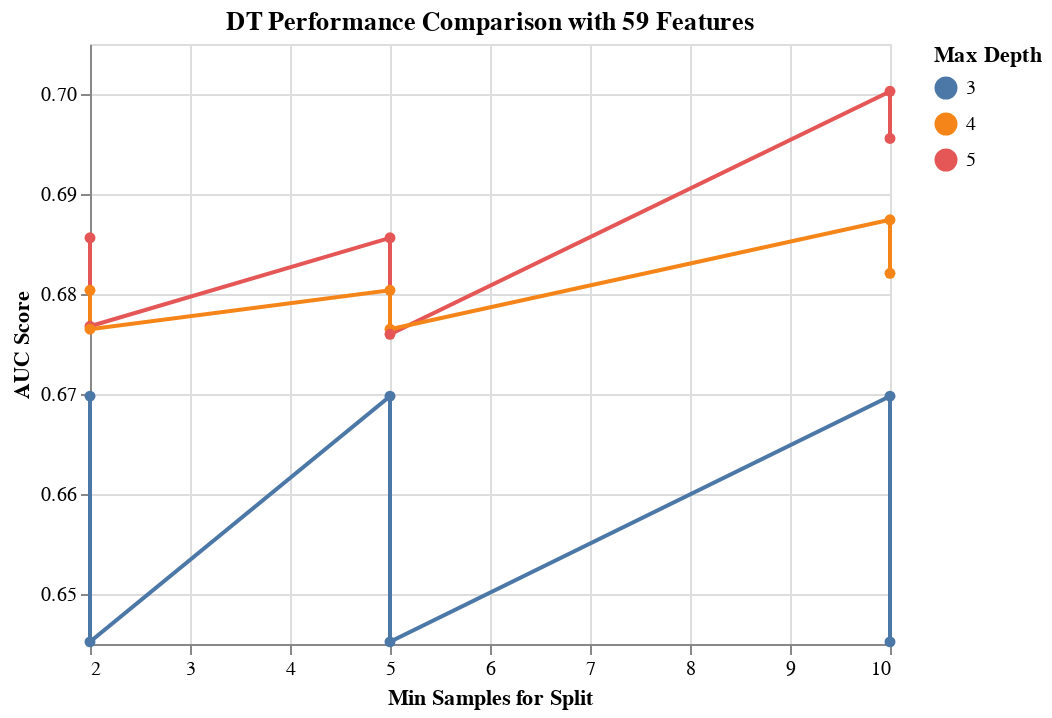

Here is the notebook cell this chart was saved with:
### Code cell
results_DT_59_features = results_DT[results_DT['rfi_fs__n_features_'] == 59.0]

alt.Chart(results_DT_59_features, 
          title='DT Performance Comparison with 59 Features'
         ).mark_line(point=True).encode(
    alt.X('dt__min_samples_split', title='Min Samples for Split'),
    alt.Y('mean_score', title='AUC Score', scale=alt.Scale(zero=False)),
    alt.Color('dt__max_depth:N', title='Max Depth')
)

### Figure 1 — Vega-Lite specification as saved in the notebook (floating-point values rounded to 4 significant figures)
{"config": {"view": {"continuousWidth": 400, "continuousHeight": 300}}, "data": {"name": "data-8a5029a1ccdc821cbee2a737c27861d1"}, "mark": {"type": "line", "point": true}, "encoding": {"color": {"type": "nominal", "field": "dt__max_depth", "title": "Max Depth"}, "x": {"type": "quantitative", "field": "dt__min_samples_split", "title": "Min Samples for Split"}, "y": {"type": "quantitative", "field": "mean_score", "scale": {"zero": false}, "title": "AUC Score"}}, "title": "DT Performance Comparison with 59 Features", "$schema": "https://vega.github.io/schema/vega-lite/v4.8.1.json", "datasets": {"data-8a5029a1ccdc821cbee2a737c27861d1": [{"mean_score": 0.7003, "std_score": 0.04346, "max_score": 0.7606, "min_score": 0.6289, "dt__criterion": "entropy", "dt__max_depth": 5, "dt__min_samples_split": 10, "rfi_fs__n_features_": 59}, {"mean_score": 0.6956, "std_score": 0.05125, "max_score": 0.7853, "min_score": 0.6365, "dt__criterion": "gini", "dt__max_depth": 5, "dt__min_samples_split": 10, "rfi_fs__n_features_": 59}, {"mean_score": 0.6874, "std_score": 0.03617, "max_score": 0.7515, "min_score": 0.6465, "dt__criterion": "entropy", "dt__max_depth": 4, "dt__min_samples_split": 10, "rfi_fs__n_features_": 59}, {"mean_score": 0.6856, "std_score": 0.04504, "max_score": 0.7523, "min_score": 0.6194, "dt__criterion": "entropy", "dt__max_depth": 5, "dt__min_samples_split": 2, "rfi_fs__n_features_": 59}, {"mean_score": 0.6856, "std_score": 0.04504, "max_score": 0.7523, "min_score": 0.6194, "dt__criterion": "entropy", "dt__max_depth": 5, "dt__min_samples_split": 5, "rfi_fs__n_features_": 59}, {"mean_score": 0.6821, "std_score": 0.03106, "max_score": 0.7379, "min_score": 0.6561, "dt__criterion": "gini", "dt__max_depth": 4, "dt__min_samples_split": 10, "rfi_fs__n_features_": 59}, {"mean_score": 0.6804, "std_score": 0.04031, "max_score": 0.7515, "min_score": 0.6438, "dt__criterion": "entropy", "dt__max_depth": 4, "dt__min_samples_split": 5, "rfi_fs__n_features_": 59}, {"mean_score": 0.6804, "std_score": 0.04031, "max_score": 0.7515, "min_score": 0.6438, "dt__criterion": "entropy", "dt__max_depth": 4, "dt__min_samples_split": 2, "rfi_fs__n_features_": 59}, {"mean_score": 0.6768, "std_score": 0.0482, "max_score": 0.758, "min_score": 0.6241, "dt__criterion": "gini", "dt__max_depth": 5, "dt__min_samples_split": 2, "rfi_fs__n_features_": 59}, {"mean_score": 0.6765, "std_score": 0.03275, "max_score": 0.7379, "min_score": 0.6494, "dt__criterion": "gini", "dt__max_depth": 4, "dt__min_samples_split": 5, "rfi_fs__n_features_": 59}, {"mean_score": 0.6765, "std_score": 0.03275, "max_score": 0.7379, "min_score": 0.6494, "dt__criterion": "gini", "dt__max_depth": 4, "dt__min_samples_split": 2, "rfi_fs__n_features_": 59}, {"mean_score": 0.676, "std_score": 0.04878, "max_score": 0.758, "min_score": 0.6241, "dt__criterion": "gini", "dt__max_depth": 5, "dt__min_samples_split": 5, "rfi_fs__n_features_": 59}, {"mean_score": 0.6698, "std_score": 0.03485, "max_score": 0.7111, "min_score": 0.6118, "dt__criterion": "gini", "dt__max_depth": 3, "dt__min_samples_split": 5, "rfi_fs__n_features_": 59}, {"mean_score": 0.6698, "std_score": 0.03485, "max_score": 0.7111, "min_score": 0.6118, "dt__criterion": "gini", "dt__max_depth": 3, "dt__min_samples_split": 10, "rfi_fs__n_features_": 59}, {"mean_score": 0.6698, "std_score": 0.03485, "max_score": 0.7111, "min_score": 0.6118, "dt__criterion": "gini", "dt__max_depth": 3, "dt__min_samples_split": 2, "rfi_fs__n_features_": 59}, {"mean_score": 0.6452, "std_score": 0.02988, "max_score": 0.6802, "min_score": 0.6067, "dt__criterion": "entropy", "dt__max_depth": 3, "dt__min_samples_split": 10, "rfi_fs__n_features_": 59}, {"mean_score": 0.6452, "std_score": 0.02988, "max_score": 0.6802, "min_score": 0.6067, "dt__criterion": "entropy", "dt__max_depth": 3, "dt__min_samples_split": 5, "rfi_fs__n_features_": 59}, {"mean_score": 0.6452, "std_score": 0.02988, "max_score": 0.6802, "min_score": 0.6067, "dt__criterion": "entropy", "dt__max_depth": 3, "dt__min_samples_split": 2, "rfi_fs__n_features_": 59}]}}
